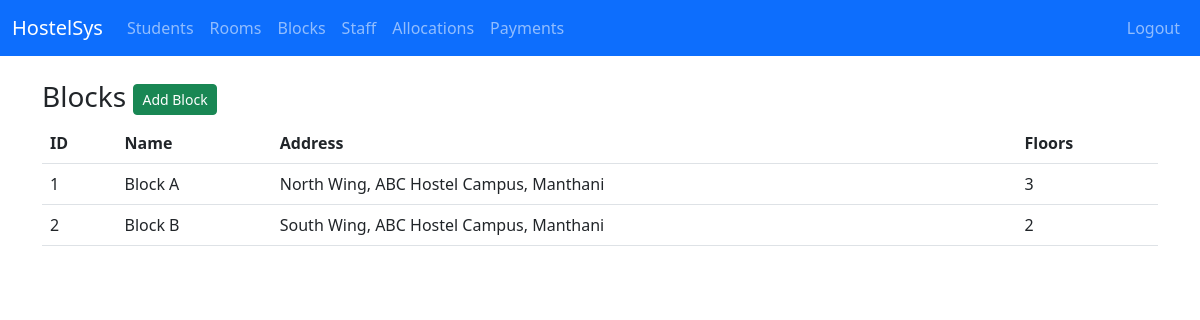
Screenshot of /blocks (signed in) with the database file from the repository.
### app.py (models this page shows)
class Block(db.Model):
    block_id = db.Column(db.Integer, primary_key=True)
    name = db.Column(db.String(50), unique=True, nullable=False)
    address = db.Column(db.String(255))
    total_floors = db.Column(db.Integer, default=1)

### app.py (the view)
@app.route('/blocks')
def blocks():
    if not is_logged_in():
        return redirect(url_for('login'))
    b = Block.query.all()
    return render_template('blocks.html', blocks=b)

### app.py (called while the page is built)
def is_logged_in():
    return session.get('admin_logged_in', False)

### templates/blocks.html
{% extends 'base.html' %}
{% block content %}
<h3>Blocks <a class="btn btn-sm btn-success" href="{{ url_for('add_block') }}">Add Block</a></h3>
<table class="table"><thead><tr><th>ID</th><th>Name</th><th>Address</th><th>Floors</th></tr></thead>
<tbody>{% for b in blocks %}<tr><td>{{ b.block_id }}</td><td>{{ b.name }}</td><td>{{ b.address }}</td><td>{{ b.total_floors }}</td></tr>{% endfor %}</tbody></table>
{% endblock %}

### rows the page displays
Block: block_id "1", name "Block A", address "North Wing, ABC Hostel Campus, Manthani", total_floors "3"
Block: block_id "2", name "Block B", address "South Wing, ABC Hostel Campus, Manthani", total_floors "2"
